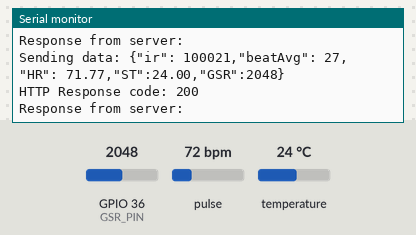
Bench run of a sketch on a simulated ESP32. Parts: the last lines printed to the serial monitor. The test bench sets the inputs (shaded band); at power-on: pulse 72 bpm, GPIO 36 (GSR_PIN) = 2048, temperature 24 °C. WiFi joins after 1.5 s; servers stay silent unless stated; uploads are accepted with an empty reply.

Above: at 2.7 s.
2.8 s: pulse set to 42 bpm
At 4.2 s:
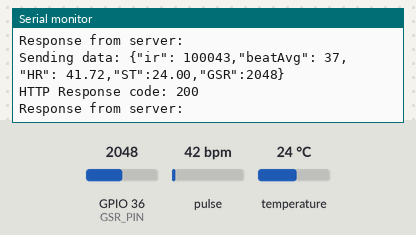
4.3 s: GPIO 36 (GSR_PIN) set to 2866
At 5.39 s:
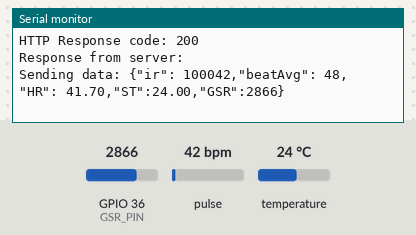
5.8 s: pulse set to 70 bpm
At 6.8 s:
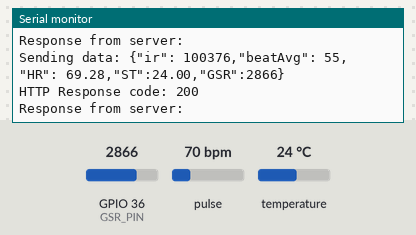
9.5 s: temperature set to 12 °C
At 10.3 s:
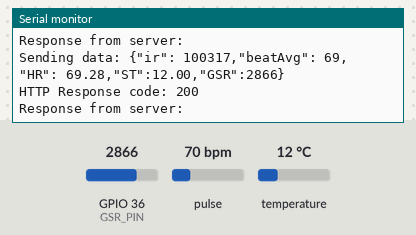
11.0 s: GPIO 36 (GSR_PIN) set to 3603
At 12.0 s:
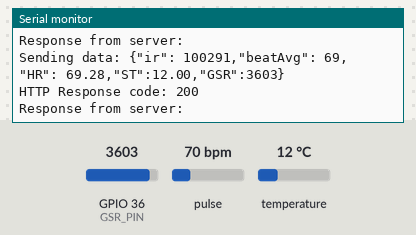
Timing chart, 0 to 13.5 s (numbered marks = the images above; inputs shaded):
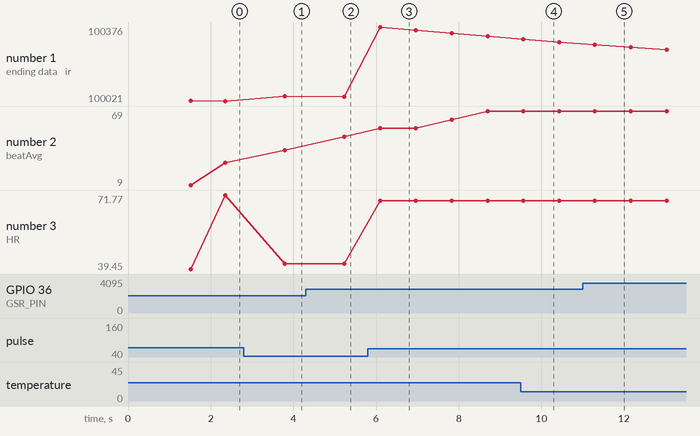

Measured:
- after the input at 2.8 s, the serial monitor: prints a new line after 1.0 s (image 1)
- after the input at 4.3 s, the serial monitor: prints a new line after 0.93 s (image 2)
- after the input at 5.8 s, the serial monitor: prints a new line after 0.30 s (image 3)
- after the input at 9.5 s, the serial monitor: prints a new line after 0.07 s (image 4)
- after the input at 11.0 s, the serial monitor: prints a new line after 0.30 s (image 5)
- plotted number 1: 100021 → 100043 after the input at 2.8 s, 100042 → 100331 after the input at 5.8 s
- plotted number 2: 27 → 37 after the input at 2.8 s, 48 → 69 after the input at 5.8 s
- plotted number 3: 71.77 → 41.72 after the input at 2.8 s, 41.7 → 69.28 after the input at 5.8 s

The sketch:

arduino_main.ino
```cpp
/*
 Hardware Connections (Breakoutboard to Arduino):
  -5V = 5V (3.3V is allowed)
  -GND = GND
  -SDA = A4 (or SDA)
  -SCL = A5 (or SCL)
  -INT = Not connected

  The MAX30105 Breakout can handle 5V or 3.3V I2C logic. We recommend powering the board with 5V
  but it will also run at 3.3V.
  */


#include <WiFi.h>
#include <HTTPClient.h>
#include <Wire.h>
#include "MAX30105.h"
#include "heartRate.h"

// https://www.upesy.com/blogs/tutorials/how-to-connect-wifi-acces-point-with-esp32#connecting-to-a-wi-fi-access-point


#define MAX_BRIGHTNESS 255

// Define GSR pin
#define GSR_PIN A0 // Analog pin for GSR sensor

const char* ssid = "";        // Replace with your WiFi SSID
const char* password = ""; // Replace with your WiFi Password

const char* serverName = "<flask application url>/receive_data";

MAX30105 particleSensor;

const byte RATE_SIZE = 4;
byte rates[RATE_SIZE];
byte rateSpot = 0;
long lastBeat = 0;
float beatsPerMinute = 0;
int beatAvg;


String get_wifi_status(int status){
    switch(status){
        case WL_IDLE_STATUS:
            return "WL_IDLE_STATUS";
        case WL_SCAN_COMPLETED:
            return "WL_SCAN_COMPLETED";
        case WL_NO_SSID_AVAIL:
            return "WL_NO_SSID_AVAIL";
        case WL_CONNECT_FAILED:
            return "WL_CONNECT_FAILED";
        case WL_CONNECTION_LOST:
            return "WL_CONNECTION_LOST";
        case WL_CONNECTED:
            return "WL_CONNECTED";
        case WL_DISCONNECTED:
            return "WL_DISCONNECTED";
        default:
            return "UNKNOWN_STATUS";
    }
}

void setup() {
    Serial.begin(115200);
    //debug.begin(115200);

    Serial.println("\nConnecting to WiFi");
    Serial.println(get_wifi_status(WiFi.status()));
    WiFi.begin(ssid, password);

    while (WiFi.status() != WL_CONNECTED) {

        Serial.println(get_wifi_status(WiFi.status()));
    }

    Serial.println("\nConnected to the WiFi network");
    Serial.print("Local ESP32 IP: ");
    Serial.println(WiFi.localIP());

    Serial.println("Initializing MAX30105 sensor...");
    if (!particleSensor.begin(Wire, I2C_SPEED_FAST)) {
        Serial.println("MAX30105 was not found. Please check wiring/power.");
        while (1);
    }

    particleSensor.setup();
    particleSensor.setPulseAmplitudeRed(0x0A); //Turn Red LED to low to indicate sensor is running
    particleSensor.setPulseAmplitudeGreen(0); //Turn off Green LED
    Serial.println("MAX30105 sensor initialized.");

    //Temperature
    particleSensor.enableDIETEMPRDY();

      // GSR pin setup
    pinMode(GSR_PIN, INPUT);
}


void send_packet(String jsonPayload){
    if(WiFi.status() == WL_CONNECTED) {
        HTTPClient http;

        http.begin(serverName);

        http.addHeader("Content-Type", "application/json");
        float temperature = particleSensor.readTemperature();

        jsonPayload += "\"ST\":" + String(temperature) +",";


          // Read raw GSR value and convert
         int gsrValue = analogRead(GSR_PIN);

        jsonPayload += "\"GSR\":" + String(gsrValue);
        jsonPayload += "}";

        Serial.print("Sending data: ");
        Serial.println(jsonPayload);

        int httpResponseCode = http.POST(jsonPayload);

        if (httpResponseCode > 0) {
            String response = http.getString();
            Serial.print("HTTP Response code: ");
            Serial.println(httpResponseCode);
            Serial.print("Response from server: ");
            Serial.println(response);
        }
        else {
            Serial.print("Error on sending POST: ");
            Serial.println(httpResponseCode);
        }
        http.end();
    }
    else {
        Serial.println("WiFi Disconnected");
    }
}
unsigned long lastSend = 0;
const unsigned long interval = 10; // change rate at which packet sends here

void loop() {
          long irValue = particleSensor.getIR();

 if (checkForBeat(irValue) == true)
  {
    if (irValue < 30000) Serial.println("No finger detected!");
    else {


    //We sensed a beat!
    long delta = millis() - lastBeat;
    lastBeat = millis();

    beatsPerMinute = 60 / (delta / 1000.0);

    if (beatsPerMinute < 255 && beatsPerMinute > 20)
    {
      rates[rateSpot++] = (byte)beatsPerMinute; //Store this reading in the array
      rateSpot %= RATE_SIZE; //Wrap variable

      //Take average of readings
      beatAvg = 0;
      for (byte x = 0 ; x < RATE_SIZE ; x++)
        beatAvg += rates[x];
      beatAvg /= RATE_SIZE;
    }
  }
  }

        String jsonPayload = "{";
        jsonPayload += "\"ir\": " + String(irValue) + ",";
        jsonPayload += "\"beatAvg\": " + String(beatAvg) + ",";
        jsonPayload += "\"HR\": " + String(beatsPerMinute)+ ",";


        if (lastBeat - lastSend >= interval){
          send_packet(jsonPayload);
          lastSend = lastBeat;
        }


    }
```
